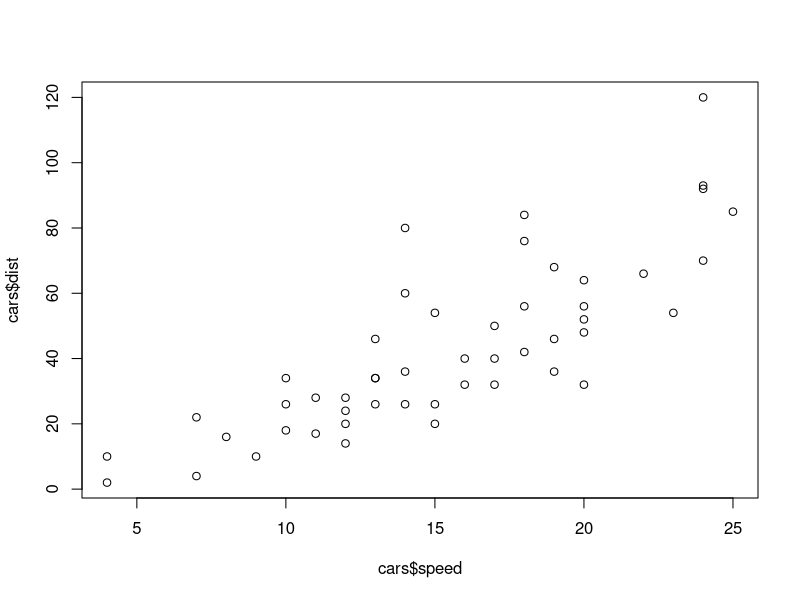
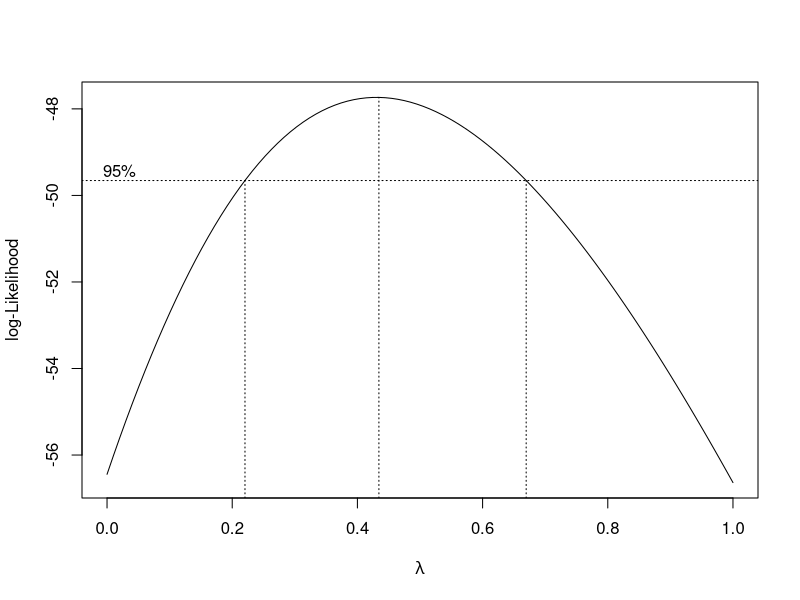
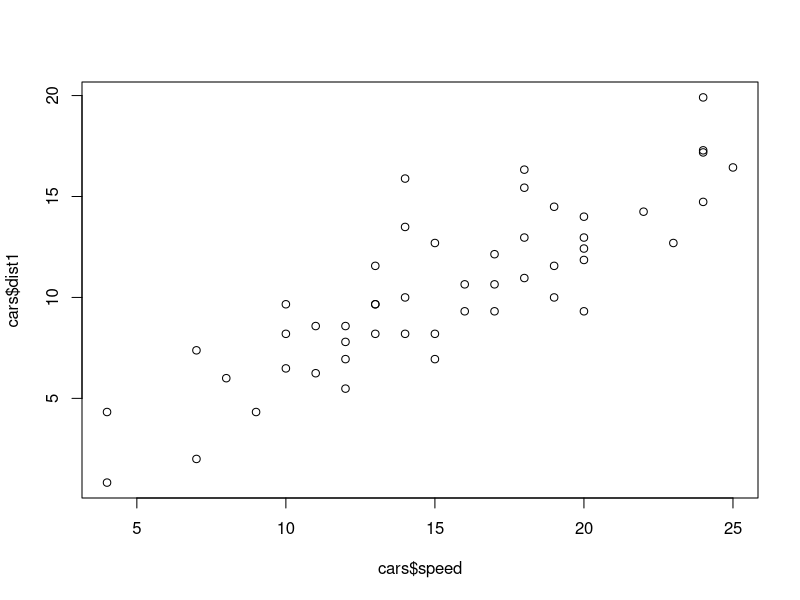

Here is the R script that generated these plots, in order:
data(cars)
View(cars)
plot(cars$speed, cars$dist)
library(MASS)
boxcox(lm(dist~speed,data=cars),lambda=seq(0,1,by=.1))
cars$dist1<-(cars$dist^0.5 -1)/0.5
plot(cars$speed, cars$dist1)
summary(lm(dist~speed, data=cars))
summary(lm(dist1~speed, data=cars))

###############################################

data(iris)
lmout<-lm(Sepal.Length~Sepal.Width+Petal.Length+Petal.Width, data=iris)
summary(lmout)
